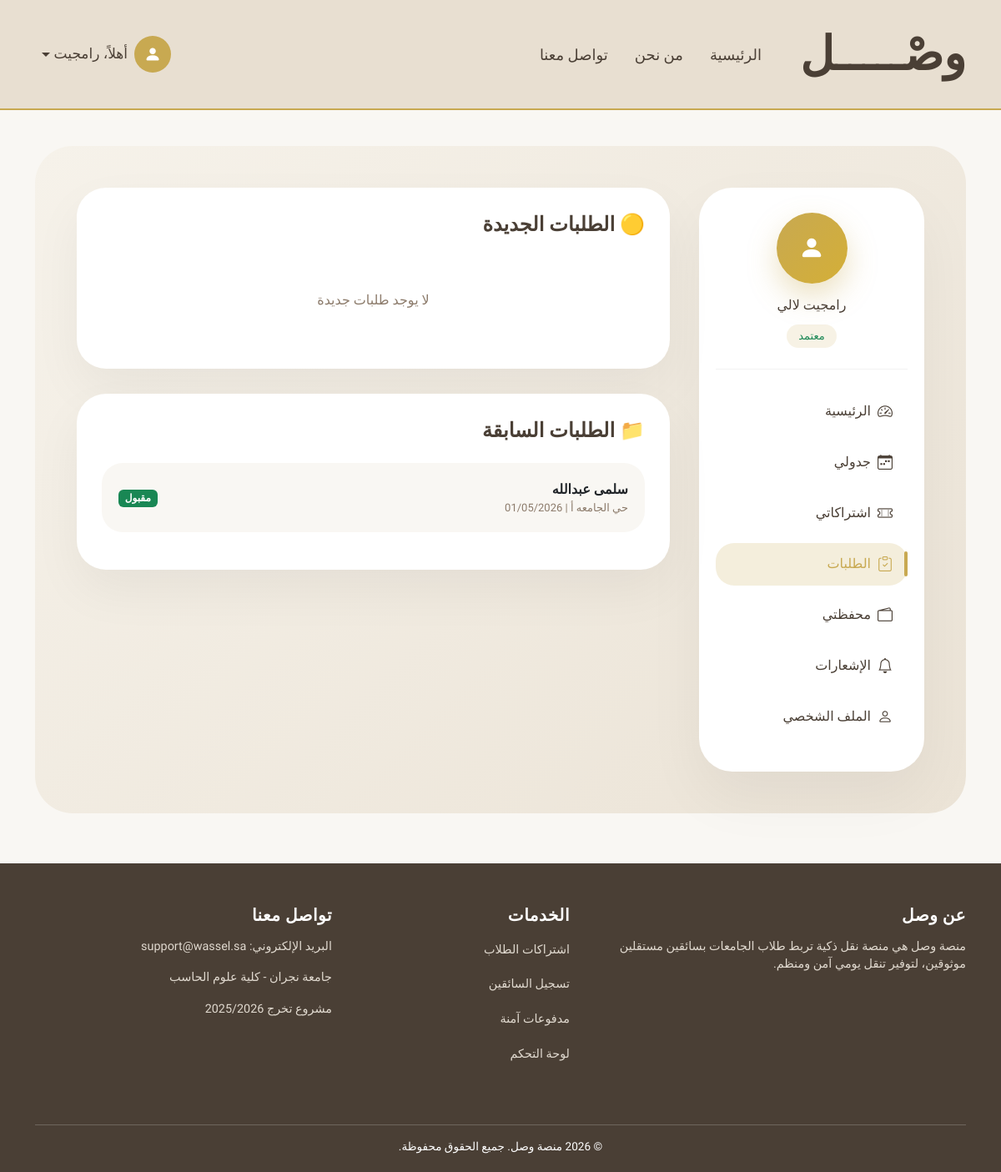
Before: /driver/requests/ (signed in) with the older database file.
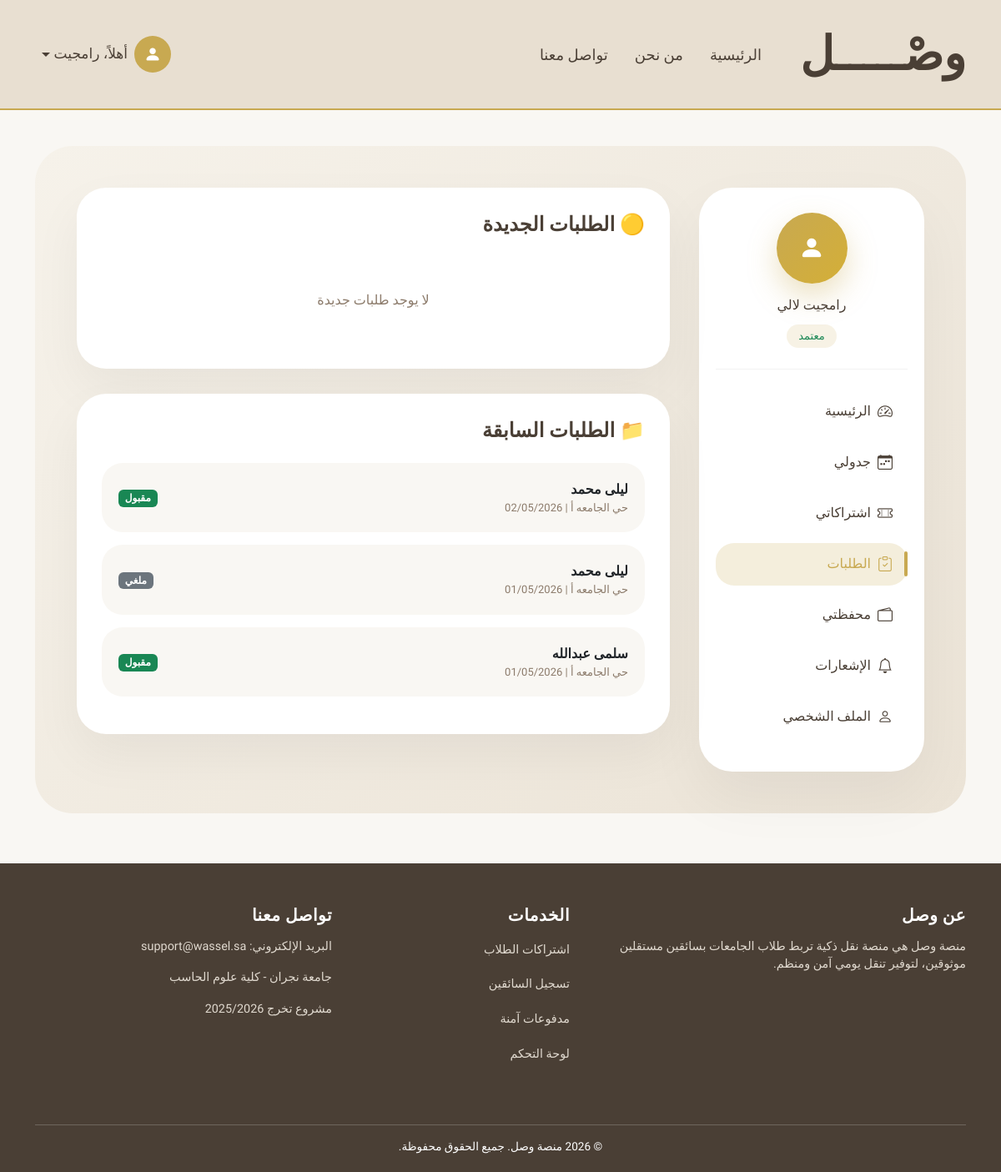
After: the same page with the newer database file.
### subscriptions/models.py (models this page shows, shortened)
class SubscriptionRequest(models.Model):
    STATUS_CHOICES = (
        ("pending", "قيد الانتظار"),
        ("approved", "مقبول"),
        ("rejected", "مرفوض"),
        ("cancelled", "ملغي"),
    )
    student = models.ForeignKey(
        StudentProfile,
        on_delete=models.CASCADE,
        related_name="subscription_requests"
    )
    subscription = models.ForeignKey(
        Subscription,
        on_delete=models.CASCADE,
        related_name="requests"
    )
    status = models.CharField(
        max_length=20,
        choices=STATUS_CHOICES,
        default="pending"
    )
    request_date = models.DateTimeField(auto_now_add=True)
    decision_date = models.DateTimeField(blank=True, null=True)
    price_snapshot = models.DecimalField(
        max_digits=8,
        decimal_places=2,
        blank=True,
        null=True
    )
    note = models.TextField(blank=True, null=True)
    class Meta:
        constraints = [
            models.UniqueConstraint(
                fields=["student", "subscription"],
                condition=Q(status__in=["pending", "approved"]),
                name="unique_active_subscription_request"
            )
        ]

class Subscription(models.Model):
    DURATION_CHOICES = (
        ("monthly", "شهري"),
        ("semester", "فصلي"),
    )
    STATUS_CHOICES = (
        ("active", "Active"),
        ("inactive", "Inactive"),
        ("full", "Full"),
    )
    driver = models.ForeignKey(
        DriverProfile,
        on_delete=models.CASCADE,
        related_name="subscriptions"
    )
    neighborhood = models.CharField(max_length=200)
    price = models.DecimalField(max_digits=8, decimal_places=2)
    seats = models.PositiveIntegerField()
    available_seats = models.PositiveIntegerField()
    duration = models.CharField(
        max_length=20,
        choices=DURATION_CHOICES
    )
    status = models.CharField(
        max_length=20,
        choices=STATUS_CHOICES,
        default="active"
    )
    start_date = models.DateField()
    end_date = models.DateField()
    notes = models.TextField(blank=True, null=True)
    created_at = models.DateTimeField(auto_now_add=True)

### student/models.py (models this page shows, shortened)
class StudentProfile(models.Model):
    GENDER_CHOICES = (
        ("male", "ذكر"),
        ("female", "أنثى"),
    )
    user = models.OneToOneField(
        settings.AUTH_USER_MODEL,
        on_delete=models.CASCADE,
        related_name="student_profile"
    )
    neighborhood = models.CharField(
        max_length=150
    )
    location_url = models.URLField(
        blank=True,
        null=True
    )
    university_name = models.CharField(
        max_length=150
    )
    gender = models.CharField(
        max_length=10,
        choices=GENDER_CHOICES
    )
    created_at = models.DateTimeField(auto_now_add=True)

### accounts/models.py (models this page shows, shortened)
class User(AbstractUser):
    username = None  # حذفنا username رسميًا
    ROLE_CHOICES = (
        ('student', 'طالب'),
        ('driver', 'سائق'),
        ('admin', 'مدير'),  # 🔥 الجديد
    )
    STATUS_CHOICES = (
        ('active', 'Active'),
        ('banned', 'Banned'),
    )
    ADMIN_LEVELS = (
        (1, "Super Admin"),
        (2, "Manager"),
    )
    admin_level = models.IntegerField(
        choices=ADMIN_LEVELS,
        null=True,
        blank=True
    )
    email = models.EmailField(unique=True)
    role = models.CharField(
        max_length=20,
        choices=ROLE_CHOICES,
        default='student'
    )
    phone = models.CharField(max_length=20)
    city = models.ForeignKey(
        City,
        on_delete=models.PROTECT,
        related_name="users",
        verbose_name="المدينة"
    )
    status = models.CharField(
        max_length=20,
        choices=STATUS_CHOICES,
        default='active'
    )
    USERNAME_FIELD = "email"
    REQUIRED_FIELDS = ["first_name", "last_name", "phone"]
    objects = CustomUserManager()
    @property
    def full_name(self):
        return f"{self.first_name} {self.last_name}"

### driver/views.py (the view)
# urls.py: path("requests/", views.driver_requests, name="requests"),
@login_required
def driver_requests(request):
    if request.user.role != "driver":
        return redirect("main:index")
    profile = request.user.driver_profile
    pending_requests = SubscriptionRequest.objects.filter(
        subscription__driver=profile,
        status="pending"
    ).select_related(
        "student__user",
        "subscription"
    ).order_by("-request_date")
    old_requests = SubscriptionRequest.objects.filter(
        subscription__driver=profile
    ).exclude(
        status="pending"
    ).select_related(
        "student__user",
        "subscription"
    ).order_by("-request_date")
    context = {
        "pending_requests": pending_requests,
        "old_requests": old_requests,
    }
    return render(request, "driver/requests.html", context)

### driver/templates/driver/requests.html (shortened to what this page needs)
{% extends "driver/base_driver.html" %}
{% block driver_content %}
<div class="section-card">
    <h4 class="fw-bold mb-4">🟡 الطلبات الجديدة</h4>
    {% if pending_requests %}
        {% for req in pending_requests %}
        <div class="req-card">
            <div class="d-flex justify-content-between align-items-center">
                <div>
                    <div class="req-title">
                        {{ req.student.user.full_name }}
                    </div>
                    <div class="req-meta">
                        {{ req.subscription.neighborhood }} |
                        {{ req.request_date|date:"d/m/Y" }}
                    </div>
                </div>
                <div>
                    <a href="{% url 'driver:subscription_request_detail' req.id %}"
                       class="btn btn-outline-primary btn-sm">
                        عرض التفاصيل
                    </a>
                </div>
            </div>
        </div>
        {% endfor %}
    {% else %}
        <div class="empty-box">لا يوجد طلبات جديدة</div>
    {% endif %}
</div>
<div class="section-card">
    <h4 class="fw-bold mb-4">📁 الطلبات السابقة</h4>
    {% if old_requests %}
        {% for req in old_requests %}
        <a href="{% url 'driver:subscription_request_detail' req.id %}"
           class="text-decoration-none text-dark">
            <div class="req-card">
                <div class="d-flex justify-content-between align-items-center">
                    <div>
                        <div class="req-title">
                            {{ req.student.user.full_name }}
                        </div>
                        <div class="req-meta">
                            {{ req.subscription.neighborhood }} |
                            {{ req.request_date|date:"d/m/Y" }}
                        </div>
                    </div>
                    <div>
                        <span class="badge
                            {% if req.status == 'approved' %}bg-success
                            {% elif req.status == 'rejected' %}bg-danger
                            {% elif req.status == 'cancelled' %}bg-secondary
                            {% elif req.status == 'pending' %}bg-warning text-dark
                            {% else %}bg-dark
                            {% endif %}
                        ">
                            {{ req.get_status_display }}
                        </span>
                    </div>
                </div>
            </div>
        </a>
        {% endfor %}
    {% else %}
        <div class="empty-box">لا يوجد طلبات سابقة</div>
    {% endif %}
</div>
{% endblock %}

Changed rows visible on the page:
added SubscriptionRequest: student.user.full_name "ليلى محمد", subscription.neighborhood "حي الجامعه أ", request_date "02/05/2026", status "مقبول"
added SubscriptionRequest: student.user.full_name "ليلى محمد", subscription.neighborhood "حي الجامعه أ", request_date "01/05/2026", status "ملغي"
